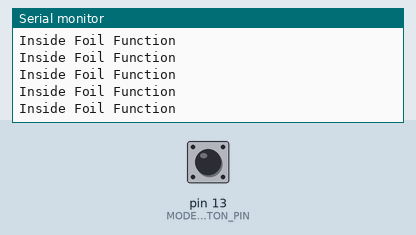
A sketch run on a simulated Arduino Uno, built for the host (arithmetic inside an expression is 32-bit, double 64-bit). On the bench: the last lines printed to the serial monitor. The inputs (shaded band) are chosen by the test bench; at power-on: pin 13 (MODE_BUTTON_PIN) LOW.

Above: at 1.2 s.
1.3 s: pin 13 (MODE_BUTTON_PIN) pulled HIGH for 0.15 s
At 1.9 s:
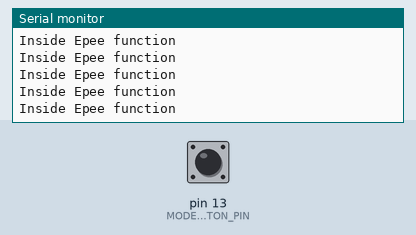
2.9 s: pin 13 (MODE_BUTTON_PIN) pulled HIGH for 1 s
At 3.4 s:
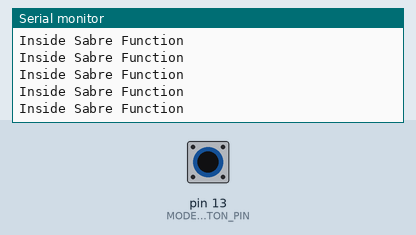

Measured:
- after the input at 1.3 s, the serial monitor: prints a new line after 0.05 s (image 1)
- after the input at 2.9 s, the serial monitor: prints a new line after 0.06 s (image 2)

The sketch:

Mode_change_ISR.ino
```cpp
  const int MODE_BUTTON_PIN = 13; // The pin where your mode button is connected
  const int DEBOUNCE_DELAY = 50; // The debounce delay in milliseconds
  unsigned long lastDebounceTime = 0; // The last time the button state changed
  int lastButtonState = LOW; // The last known state of the button
  int buttonState;
  volatile bool ISR_StateChanged =false;

// Function prototypes
void handleFoilHit();
void handleEpeeHit();
void handleSabreHit();
//==========================
// WeaponMode Changer
//==========================
struct WeaponMode {
  int lockoutTime;
  int depressTime;
  void (*handleHit)();
};

WeaponMode foilMode = {300000, 14000, handleFoilHit};
WeaponMode epeeMode = {45000, 2000, handleEpeeHit};
WeaponMode sabreMode = {120000, 1000, handleSabreHit};
WeaponMode* currentMode = &foilMode; // Default Mode

void handleFoilHit(){
    // Do something when a hit is detected in foil mode
    Serial.println("Inside Foil Function");
}

void handleEpeeHit() {
    // Do something when a hit is detected in epee mode
    Serial.println("Inside Epee function");
}

void handleSabreHit() {
    // Do something when a hit is detected in sabre mode
    Serial.println("Inside Sabre Function");
}

void handleHit() {
    currentMode->handleHit(); // will pint to a Mode instance in struct Mode
}

void modeChange() {
  Serial.println("modeChange");
  buttonState = LOW;
  if (currentMode == &foilMode) {
    currentMode = &epeeMode;
  } else if (currentMode == &epeeMode) {
    currentMode = &sabreMode;
  } else {
    currentMode = &foilMode;
  }
}
void BUTTON_ISR() {
  ISR_StateChanged = true;
}
/*
Function is universal for any button
Takes in the Int Value of the button PIN and returns Ture or False boolean values
*/
bool BUTTON_Debounce(int Some_Button_PIN){
  int reading = digitalRead(Some_Button_PIN);
  static int buttonState;
  static int lastButtonState = LOW;
  static unsigned long lastDebounceTime = 0;
  int DEBOUNCE_DELAY = 50; // Adjust this value based on your specific button and requirements

  // check to see if you just pressed the button
  // (i.e. the input went from LOW to HIGH), and you've waited long enough
  // since the last press to ignore any noise:

  // If the switch changed, due to noise or pressing:
  if (reading != lastButtonState) {
    // reset the debouncing timer
    lastDebounceTime = millis();
  }
  if ((millis() - lastDebounceTime) > DEBOUNCE_DELAY) {
    // whatever the reading is at, it's been there for longer than the debounce
    // delay, so take it as the actual current state:

    // if the button state has changed:
    if (reading != buttonState) {
      buttonState = reading;

      // only toggle the LED if the new button state is HIGH
      if (buttonState == HIGH) {
        Serial.println("changed mode was called");
        return true;
      }
    }
  }
  lastButtonState = reading;
  // Return false if no change or if not meeting the conditions
  return false;
}

void setup() {
  Serial.begin(115200);
  Serial.println("Hello world");
  pinMode(MODE_BUTTON_PIN, INPUT_PULLDOWN);
  attachInterrupt(digitalPinToInterrupt(MODE_BUTTON_PIN), BUTTON_ISR, FALLING);
}

void loop() {

  if(BUTTON_Debounce(MODE_BUTTON_PIN)){
    modeChange();
  }
  handleHit();
}
```
